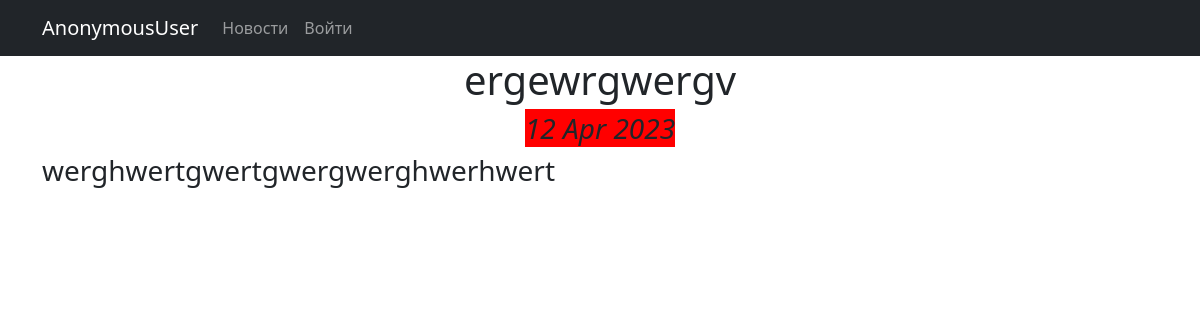
Before: /news/3 with the older database file.
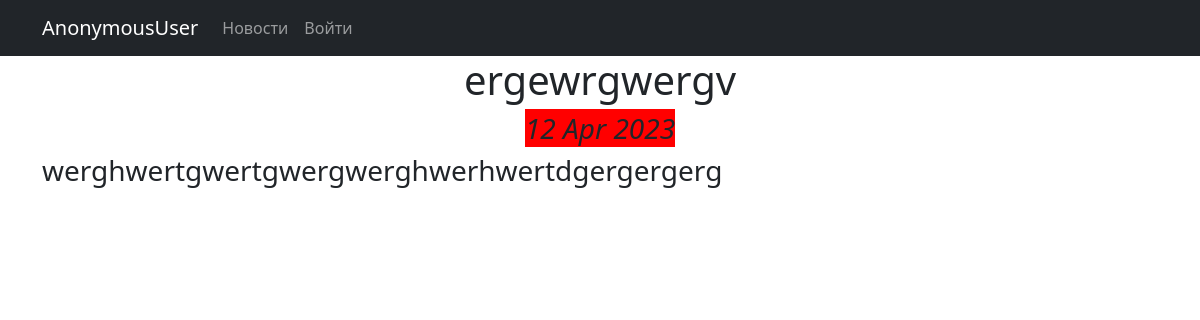
After: the same page with the newer database file.
### news/models.py (models this page shows, shortened)
class Post(models.Model):
    news = 'NW'
    article = 'AR'
    CATEGORY_TYPE = [
        (news, 'Новость'),
        (article, 'Статья')
    ]
    author = models.ForeignKey(Author, on_delete=models.CASCADE)
    categoryType = models.CharField(max_length=2, choices=CATEGORY_TYPE, default=news)
    createDate = models.DateTimeField(auto_now_add=True)
    title = models.CharField(max_length=128)
    text = models.TextField()
    postCategory = models.ManyToManyField(Category, through='PostCategory')
    postRating = models.IntegerField(default=0)

### news/views.py (the view)
# urls.py: path('<int:pk>', NewsCopy.as_view(), name='news_copy'),
class NewsCopy(DetailView):
    model = Post
    template_name = 'news_copy.html'
    context_object_name = 'news_copy'

### news/templatetags/my_filters.py (called while the page is built)
@register.filter()
def censor(value):
    text = value
    try:
        for word in WORDS:
            repl = word[0] + '*' * (len(word)-1)
            text = text.replace(word, repl)
    except Exception as e:
        print(f'Попытка применить censor-фильтр к переменной типа {type(value)}')
    return text

### templates/news_copy.html (shortened to what this page needs)
{% extends 'flatpages/default.html' %}
{% load my_filters %}
{% block content %}
<h1>{{ news_copy.title }}</h1>
<h3><span style="background-color: #ff0000;"><em>{{ news_copy.createDate|date:'d M Y' }}</em></span></h3>
<h3 style="text-align: justify;">{{ news_copy.text|censor }}</h3>
{% endblock content %}

Changed rows visible on the page:
changed Post "ergewrgwergv": text|censor "werghwertgwertgwergwerghwerhwert" → "werghwertgwertgwergwerghwerhwertdgergergerg"
